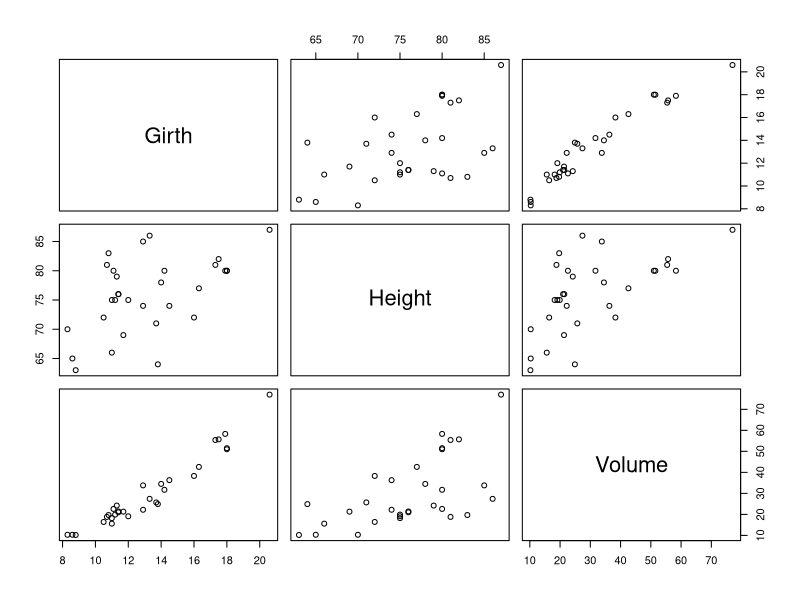
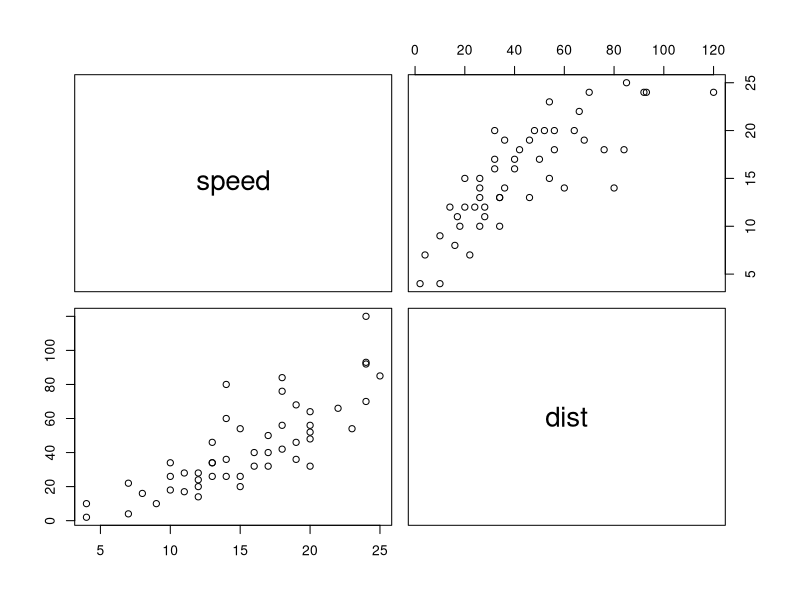
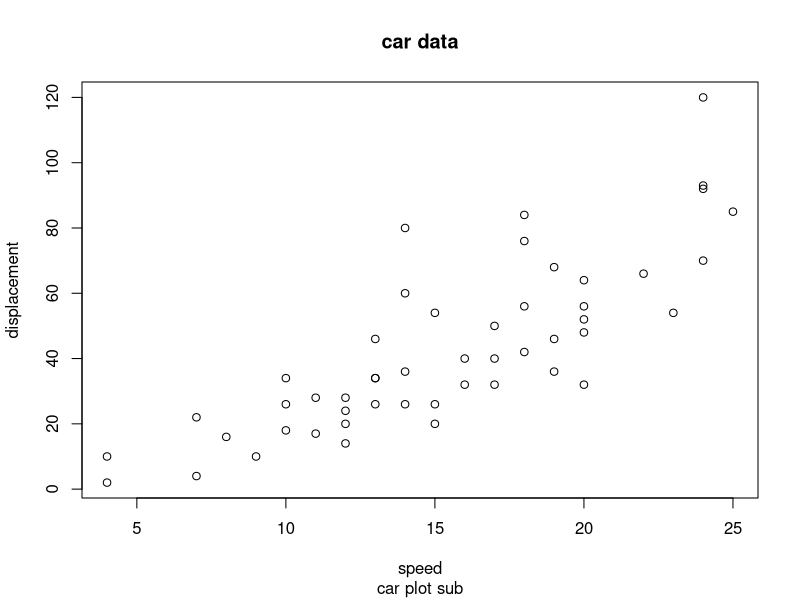
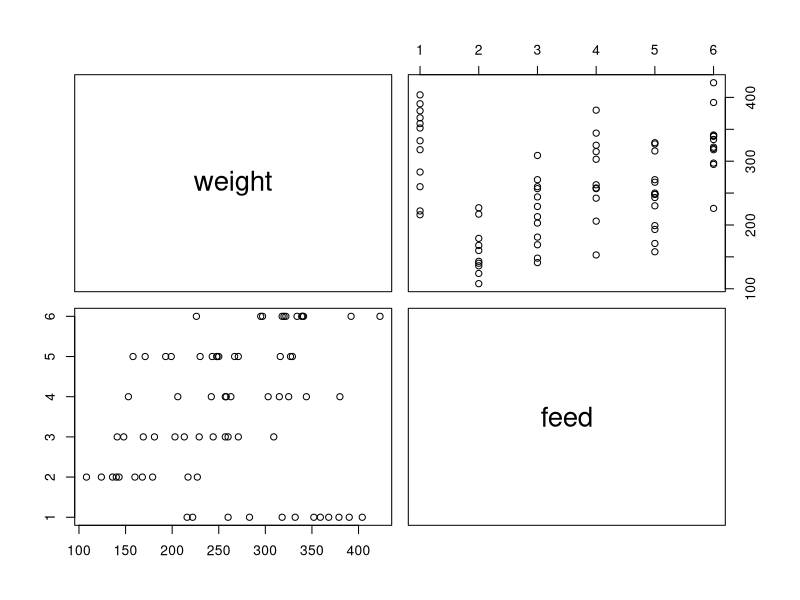
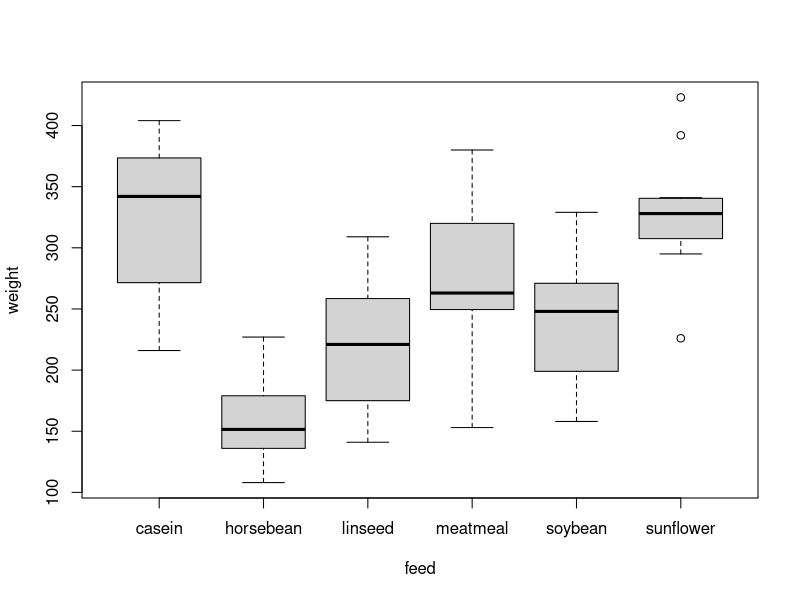

Generate these figures, in order, with R:
##맛보기
trees
summary(trees)
pairs(trees)

#회귀분석
cars
summary(cars)
pairs(cars)
plot(x=cars$speed, y=cars$dist, main="car data", sub="car plot sub",
     xlab="speed", ylab="displacement")
lm(dist~speed, data=cars) #y~x,speed가 종속변수임, 종속변수가 범위형인 경우/연속형인 경우우

#분산분석표(anova)
anova(lm(dist~speed, data=cars))

chickwts #병아리 몸무게, 6그룹으로 실험, 범위데이터 포함
head(chickwts)
summary(chickwts)
pairs(chickwts) 

boxplot(weight~feed, data=chickwts)  #범위데이터인 경우 유용함

#회귀분석을 통해서 feed의 차이가 병아리 무게에 영향을 주는지 분산분석해보자 
#anova를 lm 과 병행해서 분산분석표를 구한다. 
anova(lm(weight~feed, data=chickwts))

#attach 를 이용하여 table이름 생략하기\
